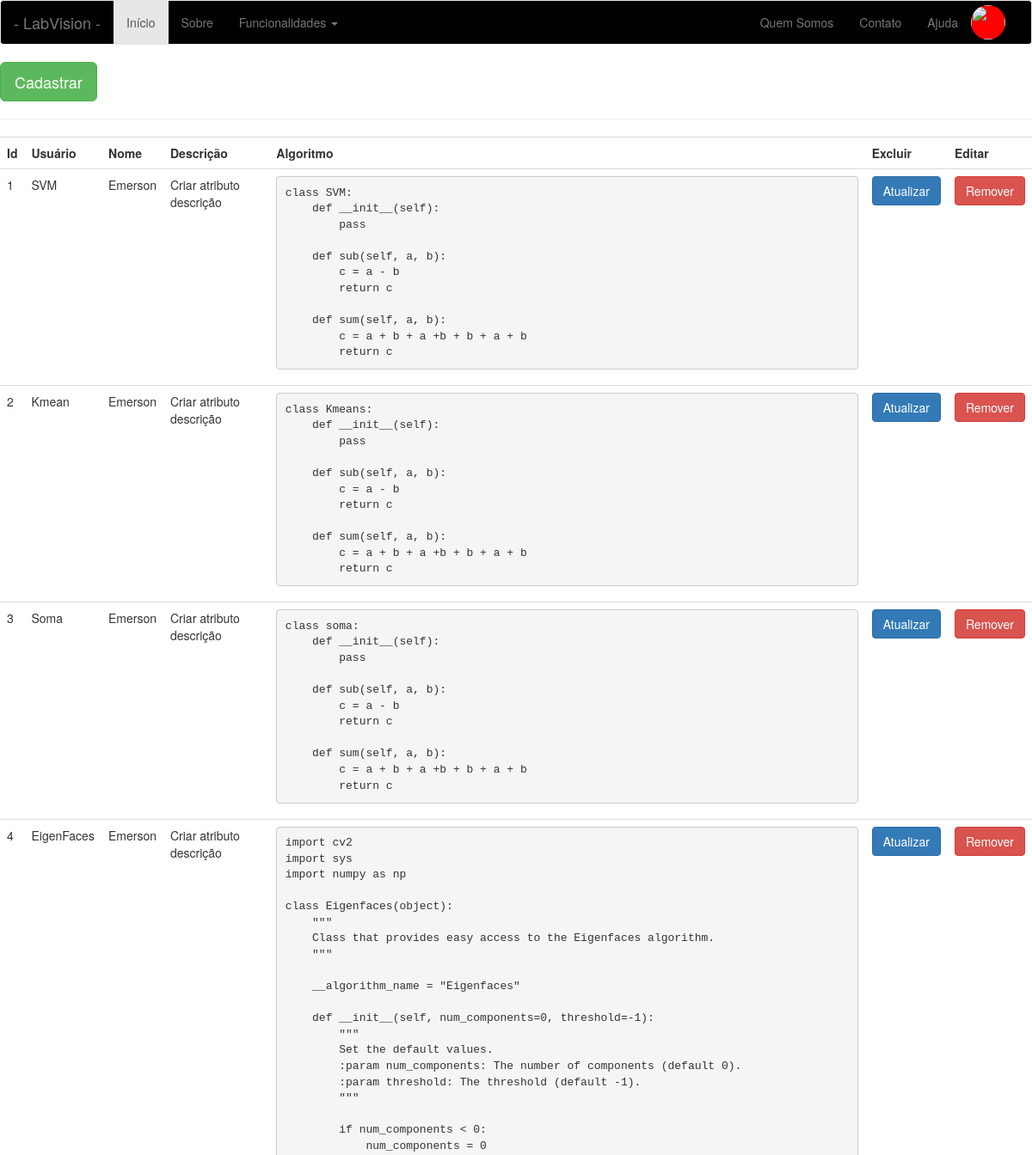
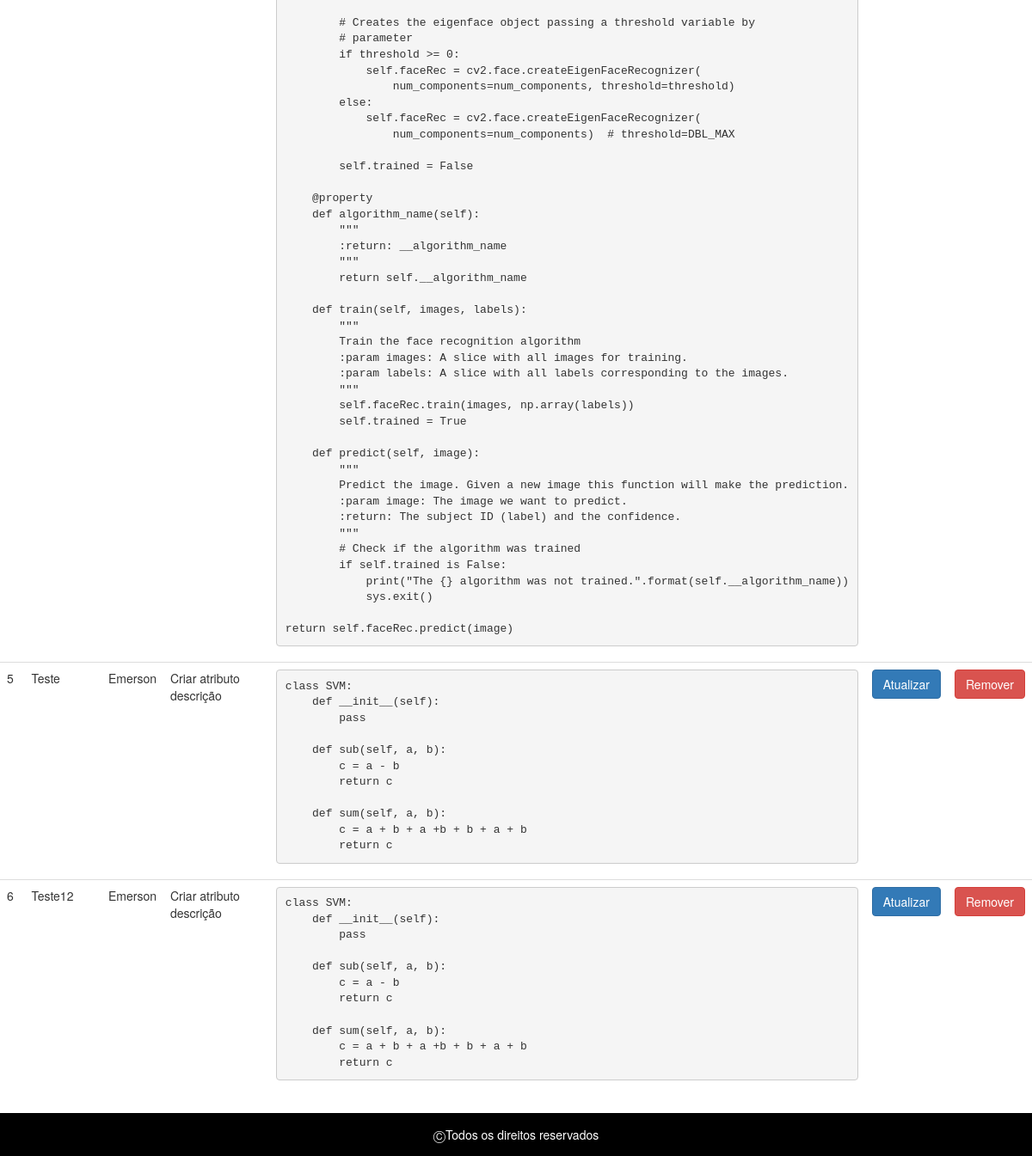
Screenshot of /listar-algoritmos (signed in) with the database file from the repository (2 pictures, top to bottom).
### app/models/tables.py (models this page shows, shortened)
class Algoritmo(db.Model):
    __tablename__= "algoritmos"
    id = db.Column(db.Integer, primary_key=True)
    nome = db.Column(db.String(20))
    algoritmo = db.Column(db.Text)
    usuario = db.Column(db.Integer, db.ForeignKey('usuarios.id'))

class Pessoa(db.Model):
    __tablename__ = "pessoas"
    id = db.Column(db.Integer, primary_key=True)
    nome = db.Column(db.String(50))

### app/controllers/default.py (the view)
@app.route('/listar-algoritmos', methods=['GET'])
def listar_algoritmos():
    algoritmos = Algoritmo.query.filter_by(usuario=current_user.get_id()).all()
    return render_template('algoritmo/listar-algoritmos.html', algoritmos=algoritmos)

### app/controllers/default.py (called while the page is built)
@login_manager.user_loader
def load_user(id):
    return Usuario.query.filter_by(id=id).first()

### app/models/tables.py (called while the page is built)
    def get_id(self):
        return str(self.id)

### app/templates/algoritmo/listar-algoritmos.html (shortened to what this page needs)
{% include 'base/head.html' %}
{% include 'base/nav_bar.html' %}
<a href="/cadastrar-algoritmos">
    <button class="btn btn-lg btn-success">
        Cadastrar
    </button>
</a>
<hr>
<div class="table-responsive">
    <form action="#">
        <table class="table">
            <tr>
                <th>Id</th>
                <th>Usuário</th>
                <th>Nome</th>
                <th>Descrição</th>
                <th>Algoritmo</th>
                <th>Excluir</th>
                <th>Editar</th>
            </tr>
            {% for a in algoritmos %}
            <tr>
                <td>
                    {{ a.id }}
                </td>
                <td>
                    {{ a.nome }}
                </td>
                <td>
                    {{ current_user.nome }}
                </td>
                <td>
                    Criar atributo descrição
                </td>
                <td>
                    <pre>{{ a.algoritmo }}</pre>
                </td>
                <td>
                    <a href="{{ url_for('atualizar_algoritmo', id=a.id)}}">
                        <button type="button" class="btn btn-primary" data-toggle="modal" data-target="#atualizarModalCenter">
                            Atualizar
                        </button>
                    </a>
                </td>
                <td>
                    <a href="{{ url_for('excluir_algoritmo', id=a.id)}}">
                        <button type="button" class="btn btn-danger" data-toggle="modal" data-target="#excluirModalCenter">
                            Remover
                        </button>
                    </a>
                </td>
            </tr>
            {% endfor %}
        </table>
    </form>
</div>
{% include 'base/footer.html' %}

### rows the page displays
Algoritmo: id "1", nome "SVM", algoritmo "class SVM: def __init__(self): pass def sub(self, a, b): c = a - b return c def sum(self, a, b): c = a + b + a +b + b + a + b return c"
Pessoa: nome "Emerson"
Algoritmo: id "2", nome "Kmean", algoritmo "class Kmeans: def __init__(self): pass def sub(self, a, b): c = a - b return c def sum(self, a, b): c = a + b + a +b + b + a + b return c"
Algoritmo: id "3", nome "Soma", algoritmo "class soma: def __init__(self): pass def sub(self, a, b): c = a - b return c def sum(self, a, b): c = a + b + a +b + b + a + b return c"
Algoritmo: id "4", nome "EigenFaces", algoritmo "import cv2 import sys import numpy as np class Eigenfaces(object): \"\"\" Class that provides easy access to the Eigenfaces algorithm. \"\"\" __algorithm_name = \"Eigenfaces\" def __init__(self, num_components=0, threshold=-1): \"\"\" Set the default values. :param num_components: The number of components (default 0). :param threshold: The threshold (default -1). \"\"\" if num_components < 0: num_components = 0 # Creates the eigenface object passing a threshold variable by # parameter if threshold >= 0: self.faceRec = cv2.face.createEigenFaceRecognizer( num_components=num_components, threshold=threshold) else: self.faceRec = cv2.face.createEigenFaceRecognizer( num_components=num_components) #…"
Algoritmo: id "5", nome "Teste", algoritmo "class SVM: def __init__(self): pass def sub(self, a, b): c = a - b return c def sum(self, a, b): c = a + b + a +b + b + a + b return c"
Algoritmo: id "6", nome "Teste12", algoritmo "class SVM: def __init__(self): pass def sub(self, a, b): c = a - b return c def sum(self, a, b): c = a + b + a +b + b + a + b return c"
